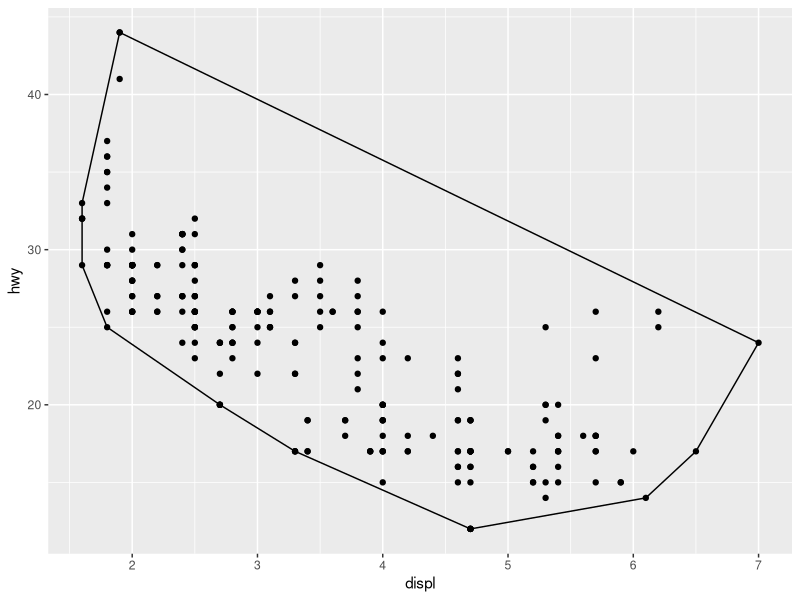
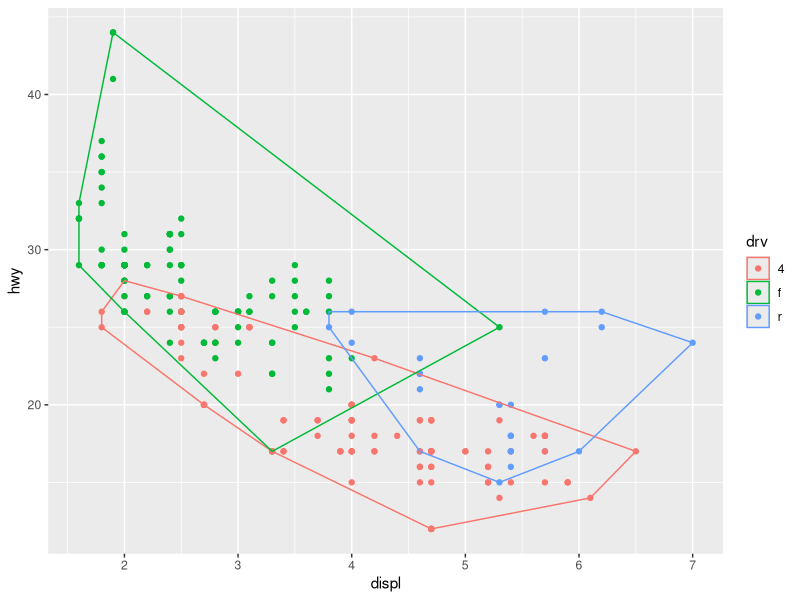
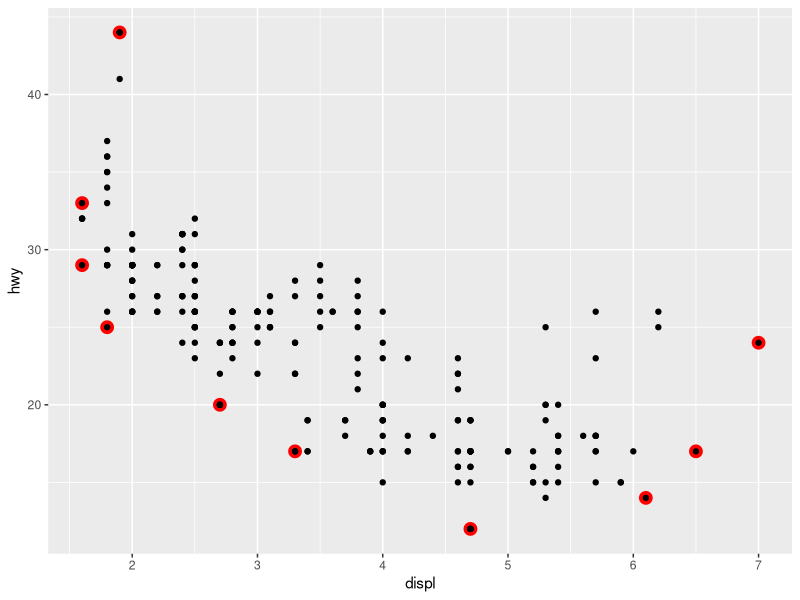
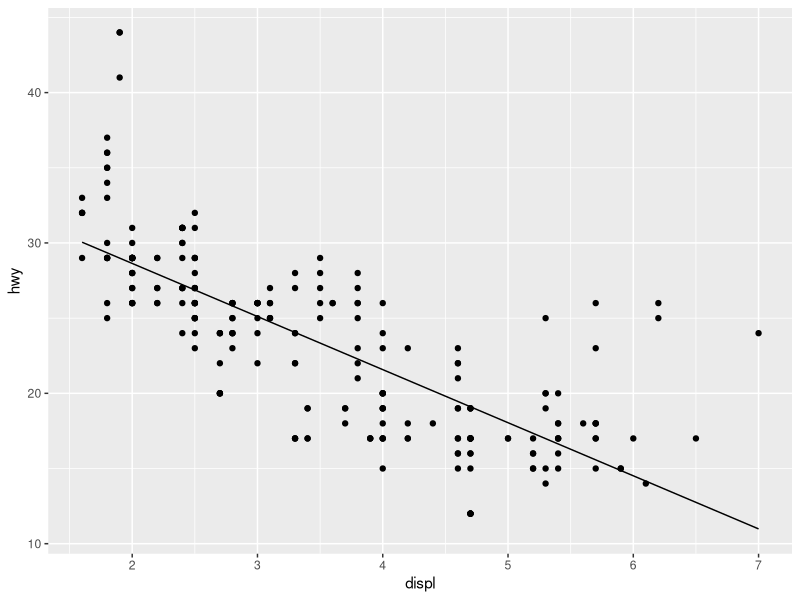
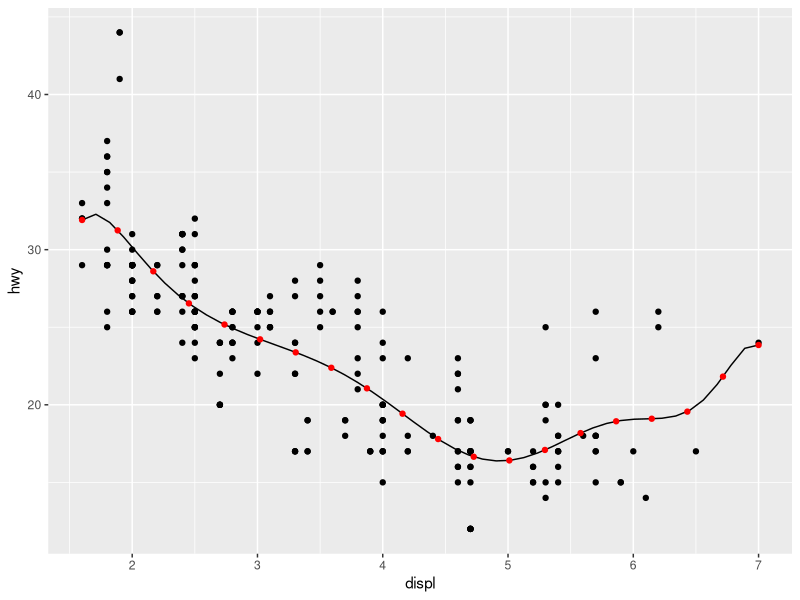

Generate these figures, in order, with R: (Note: this script raises an error after producing the figures.)
## ---- chunk 1
knitr::opts_chunk$set(collapse = TRUE, comment = "#>")
library(ggplot2)
## ---- chunk 2
A <- ggproto("A", NULL,
  x = 1,
  inc = function(self) {
    self$x <- self$x + 1
  }
)
A$x
A$inc()
A$x
A$inc()
A$inc()
A$x
## ---- chunk 3
StatChull <- ggproto("StatChull", Stat,
  compute_group = function(data, scales) {
    data[chull(data$x, data$y), , drop = FALSE]
  },
  
  required_aes = c("x", "y")
)
## ---- chunk 4
stat_chull <- function(mapping = NULL, data = NULL, geom = "polygon",
                       position = "identity", show.legend = NA, 
                       inherit.aes = TRUE, ...) {
  layer(
    stat = StatChull, data = data, mapping = mapping, geom = geom, 
    position = position, show.legend = show.legend, inherit.aes = inherit.aes,
    params = list(...)
  )
}
## ---- chunk 5
ggplot(mpg, aes(displ, hwy)) + 
  geom_point() + 
  stat_chull(fill = NA, colour = "black")
## ---- chunk 6
ggplot(mpg, aes(displ, hwy, colour = drv)) + 
  geom_point() + 
  stat_chull(fill = NA)
## ---- chunk 7
ggplot(mpg, aes(displ, hwy)) + 
  stat_chull(geom = "point", size = 4, colour = "red") +
  geom_point()
## ---- chunk 8
StatLm <- ggproto("StatLm", Stat, 
  required_aes = c("x", "y"),
  
  compute_group = function(data, scales) {
    rng <- range(data$x, na.rm = TRUE)
    grid <- data.frame(x = rng)
    
    mod <- lm(y ~ x, data = data)
    grid$y <- predict(mod, newdata = grid)
    
    grid
  }
)

stat_lm <- function(mapping = NULL, data = NULL, geom = "line",
                    position = "identity", show.legend = NA, 
                    inherit.aes = TRUE, ...) {
  layer(
    stat = StatLm, data = data, mapping = mapping, geom = geom, 
    position = position, show.legend = show.legend, inherit.aes = inherit.aes,
    params = list(...)
  )
}

ggplot(mpg, aes(displ, hwy)) + 
  geom_point() + 
  stat_lm()
## ---- chunk 9
StatLm <- ggproto("StatLm", Stat, 
  required_aes = c("x", "y"),
  
  compute_group = function(data, scales, params, n = 100, formula = y ~ x) {
    rng <- range(data$x, na.rm = TRUE)
    grid <- data.frame(x = seq(rng[1], rng[2], length = n))
    
    mod <- lm(formula, data = data)
    grid$y <- predict(mod, newdata = grid)
    
    grid
  }
)

stat_lm <- function(mapping = NULL, data = NULL, geom = "line",
                    position = "identity", show.legend = NA, 
                    inherit.aes = TRUE, n = 50, formula = y ~ x, 
                    ...) {
  layer(
    stat = StatLm, data = data, mapping = mapping, geom = geom, 
    position = position, show.legend = show.legend, inherit.aes = inherit.aes,
    params = list(n = n, formula = formula, ...)
  )
}

ggplot(mpg, aes(displ, hwy)) + 
  geom_point() + 
  stat_lm(formula = y ~ poly(x, 10)) + 
  stat_lm(formula = y ~ poly(x, 10), geom = "point", colour = "red", n = 20)
## ---- chunk 10
#' @inheritParams ggplot2:stat_identity
#' @param formula The modelling formula passed to \code{lm}. Should only 
#'   involve \code{y} and \code{x}
#' @param n Number of points used for interpolation.
stat_lm <- function(mapping = NULL, data = NULL, geom = "line",
                    position = "identity", show.legend = NA, 
                    inherit.aes = TRUE, n = 50, formula = y ~ x, 
                    ...) {
  layer(
    stat = StatLm, data = data, mapping = mapping, geom = geom, 
    position = position, show.legend = show.legend, inherit.aes = inherit.aes,
    params = list(n = n, formula = formula, ...)
  )
}

## ---- chunk 11
StatDensityCommon <- ggproto("StatDensityCommon", Stat, 
  required_aes = "x",
  
  setup_params = function(data, params) {
    if (!is.null(params$bandwidth))
      return(params)
    
    xs <- split(data$x, data$group)
    bws <- vapply(xs, bw.nrd0, numeric(1))
    bw <- mean(bws)
    message("Picking bandwidth of ", signif(bw, 3))
    
    list(bandwidth = bw)
  },
  
  compute_group = function(data, scales, bandwidth = 1) {
    d <- density(data$x, bw = bandwidth)
    data.frame(x = d$x, y = d$y)
  }  
)

stat_density_common <- function(mapping = NULL, data = NULL, geom = "line",
                                position = "identity", show.legend = NA, 
                                inherit.aes = TRUE, bandwidth = NULL,
                                ...) {
  layer(
    stat = StatDensityCommon, data = data, mapping = mapping, geom = geom, 
    position = position, show.legend = show.legend, inherit.aes = inherit.aes,
    params = list(bandwidth = bandwidth, ...)
  )
}

ggplot(mpg, aes(displ, colour = drv)) + 
  stat_density_common()

ggplot(mpg, aes(displ, colour = drv)) + 
  stat_density_common(bandwidth = 0.5)
## ---- chunk 12
StatDensityCommon <- ggproto("StatDensity2", Stat, 
  required_aes = "x",
  default_aes = aes(y = ..density..),

  compute_group = function(data, scales, bandwidth = 1) {
    d <- density(data$x, bw = bandwidth)
    data.frame(x = d$x, density = d$y)
  }  
)

ggplot(mpg, aes(displ, drv, colour = ..density..)) + 
  stat_density_common(bandwidth = 1, geom = "point")
## ---- chunk 13
ggplot(mpg, aes(displ, fill = drv)) + 
  stat_density_common(bandwidth = 1, geom = "area", position = "stack")
## ---- chunk 14
StatDensityCommon <- ggproto("StatDensityCommon", Stat, 
  required_aes = "x",
  default_aes = aes(y = ..density..),

  setup_params = function(data, params) {
    min <- min(data$x) - 3 * params$bandwidth
    max <- max(data$x) + 3 * params$bandwidth
    
    list(
      bandwidth = params$bandwidth,
      min = min,
      max = max
    )
  },
  
  compute_group = function(data, scales, min, max, bandwidth = 1) {
    d <- density(data$x, bw = bandwidth, from = min, to = max)
    data.frame(x = d$x, density = d$y)
  }  
)

ggplot(mpg, aes(displ, fill = drv)) + 
  stat_density_common(bandwidth = 1, geom = "area", position = "stack")
ggplot(mpg, aes(displ, drv, fill = ..density..)) + 
  stat_density_common(bandwidth = 1, geom = "raster")
## ---- chunk 15
GeomSimplePoint <- ggproto("GeomSimplePoint", Geom,
  required_aes = c("x", "y"),
  default_aes = aes(shape = 19, colour = "black"),
  draw_key = draw_key_point,

  draw_panel = function(data, panel_scales, coord) {
    coords <- coord$transform(data, panel_scales)
    grid::pointsGrob(
      coords$x, coords$y,
      pch = coords$shape,
      gp = grid::gpar(col = coords$colour)
    )
  }
)

geom_simple_point <- function(mapping = NULL, data = NULL, stat = "identity",
                              position = "identity", show.legend = NA, 
                              inherit.aes = TRUE, ...) {
  layer(
    geom = GeomSimplePoint, mapping = mapping,  data = data, stat = stat, 
    position = position, show.legend = show.legend, inherit.aes = inherit.aes,
    params = list(...)
  )
}

ggplot(mpg, aes(displ, hwy)) + 
  geom_simple_point()
## ---- chunk 16
GeomSimplePolygon <- ggproto("GeomPolygon", Geom,
  required_aes = c("x", "y"),
  
  default_aes = aes(
    colour = NA, fill = "grey20", size = 0.5,
    linetype = 1, alpha = 1
  ),

  draw_key = draw_key_polygon,

  draw_group = function(data, panel_scales, coord) {
    n <- nrow(data)
    if (n <= 2) return(grid::nullGrob())

    coords <- coord$transform(data, panel_scales)
    # A polygon can only have a single colour, fill, etc, so take from first row
    first_row <- coords[1, , drop = FALSE]

    grid::polygonGrob(
      coords$x, coords$y, 
      default.units = "native",
      gp = grid::gpar(
        col = first_row$colour,
        fill = scales::alpha(first_row$fill, first_row$alpha),
        lwd = first_row$size * .pt,
        lty = first_row$linetype
      )
    )
  }
)
geom_simple_polygon <- function(mapping = NULL, data = NULL, stat = "chull",
                                position = "identity", show.legend = NA, 
                                inherit.aes = TRUE, ...) {
  layer(
    geom = GeomSimplePolygon, mapping = mapping, data = data, stat = stat, 
    position = position, show.legend = show.legend, inherit.aes = inherit.aes,
    params = list(...)
  )
}

ggplot(mpg, aes(displ, hwy)) + 
  geom_point() + 
  geom_simple_polygon(aes(colour = class), fill = NA)
## ---- chunk 17
GeomPolygonHollow <- ggproto("GeomPolygonHollow", GeomPolygon,
  default_aes = aes(colour = "black", fill = NA, size = 0.5, linetype = 1,
    alpha = NA)
  )
geom_chull <- function(mapping = NULL, data = NULL, 
                       position = "identity", show.legend = NA, 
                       inherit.aes = TRUE, ...) {
  layer(
    stat = StatChull, geom = GeomPolygonHollow, data = data, mapping = mapping,
    position = position, show.legend = show.legend, inherit.aes = inherit.aes,
    params = list(...)
  )
}

ggplot(mpg, aes(displ, hwy)) + 
  geom_point() + 
  geom_chull()
## ---- chunk 18
theme_grey()$legend.key

new_theme <- theme_grey() + theme(legend.key = element_rect(colour = "red"))
new_theme$legend.key
## ---- chunk 19
new_theme <- theme_grey() %+replace% theme(legend.key = element_rect(colour = "red"))
new_theme$legend.key
## ---- chunk 20
df <- data.frame(x = 1:3, y = 1:3)
base <- ggplot(df, aes(x, y)) + 
  geom_point() + 
  theme_minimal()

base
base + theme(text = element_text(colour = "red"))
